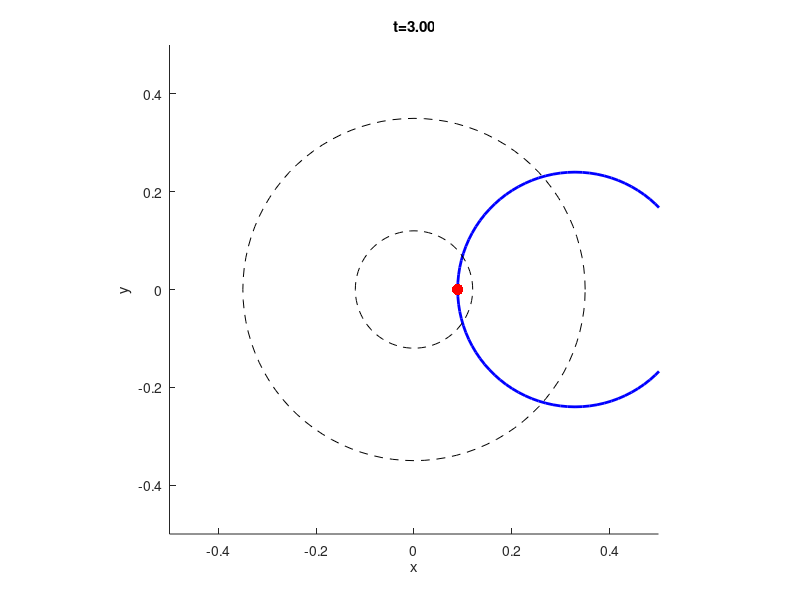

Reproduce this figure in MATLAB.
%% Parameters

% Hoop
m_hoop = 1; % kg
R_hoop = 0.24; % m
I_hoop = m_hoop*R_hoop^2;

% Person
R_person = 0.01; % m
mu = 0.1; % [/]

% Elliptical input
R_traj_person = R_hoop/2;
R_traj_hoop = R_traj_person - R_person + R_hoop;
dth = 2*pi; % rad/sec   Traversal speed

%% Simulation
% From person to hoop

t_lim = [0; 3];
dt = 0.001;
t = t_lim(1):dt:t_lim(2);
N = length(t);

% Generate ellipse
ang = t*dth;
p_person = [cos(ang);     sin(ang)]*R_traj_person;            % [x, y] X N
v_person = [-sin(ang);    cos(ang)]*R_traj_person*dth;        % [dx, dy] X N
a_person = [-cos(ang);   -sin(ang)]*R_traj_person*dth*dth;   % [ddx, ddy] X N

% Init hoop states
p_hoop = zeros([3 N]);      % [x, y, phi] x N
v_hoop = zeros([3 N]);      % [dx, dy, dphi] x N

% Set initial state of hoop
p_hoop(1:2, 1) = p_person(:,1) + [-R_person + R_hoop; 0];
p_hoop(3, 1) = pi;
v_hoop(2, 1) = p_hoop(1,1)*dth;
v_hoop(3, 1) = dth;

% Save contact point for plotting
p_contact = zeros([2 N]);

% Centripetal force required
T = 2*pi/dth;
F_centripetal = 4*pi^2*m_hoop*R_traj_hoop/(T^2);

% Iterate for timesteps
for i = 1:N
    
    % Apply centripetal force to inside of trajectory
    phi = p_hoop(3, i);
    F_c = F_centripetal*[cos(phi); sin(phi)];

    % Save contact point
    p_contact(:, i) = p_hoop(1:2,i) + [R_hoop*cos(phi); R_hoop*sin(phi)];

    % Moment calc
    tau_c = 0;

    % Update hoop state
    v_hoop(1:2, i+1) = dt*F_c/m_hoop + v_hoop(1:2,i);
    v_hoop(3, i+1) = dt*tau_c/I_hoop + v_hoop(3,i);
    p_hoop(:, i+1) = p_hoop(:,i) + dt*v_hoop(:,i+1);

end

%% Display

% Prepare plot handles
hold on
h_hoop = plot([0],[0],'b-','LineWidth',2);
h_person = plot([0],[0],'r-','LineWidth',2);
h_contact = plot([0],[0],'r.','MarkerSize',25);

xlabel('x'); ylabel('y');
h_title = title('t=0.0s');

axis equal
axis([-0.5 0.5 -0.5 0.5]);

% Precompute geometries
th = 0:pi/50:2*pi;
person_circle_x = R_person*cos(th);
person_circle_y = R_person*sin(th);
hoop_circle_x = R_hoop*cos(th);
hoop_circle_y = R_hoop*sin(th);

traj_circle_x = R_traj_person*cos(th);
traj_circle_y = R_traj_person*sin(th);
plot(traj_circle_x, traj_circle_y, 'k--')

traj_circle_x = R_traj_hoop*cos(th);
traj_circle_y = R_traj_hoop*sin(th);
plot(traj_circle_x, traj_circle_y, 'k--')

% For visualization purposes
sim_speed = 0.5;

% Step through and update animation
for i = 1:N
    set(h_title,'String',  sprintf('t=%.2f',t(i)) ); % update title
    
    % set(h_person,'XData', person_circle_x + p_person(1,i));
    % set(h_person,'YData', person_circle_y + p_person(2,i));
    
    set(h_hoop,'XData', hoop_circle_x + p_hoop(1,i));
    set(h_hoop,'YData', hoop_circle_y + p_hoop(2,i));

    set(h_contact,'XData', p_contact(1,i));
    set(h_contact,'YData', p_contact(2,i));

    pause(dt/sim_speed)
end







